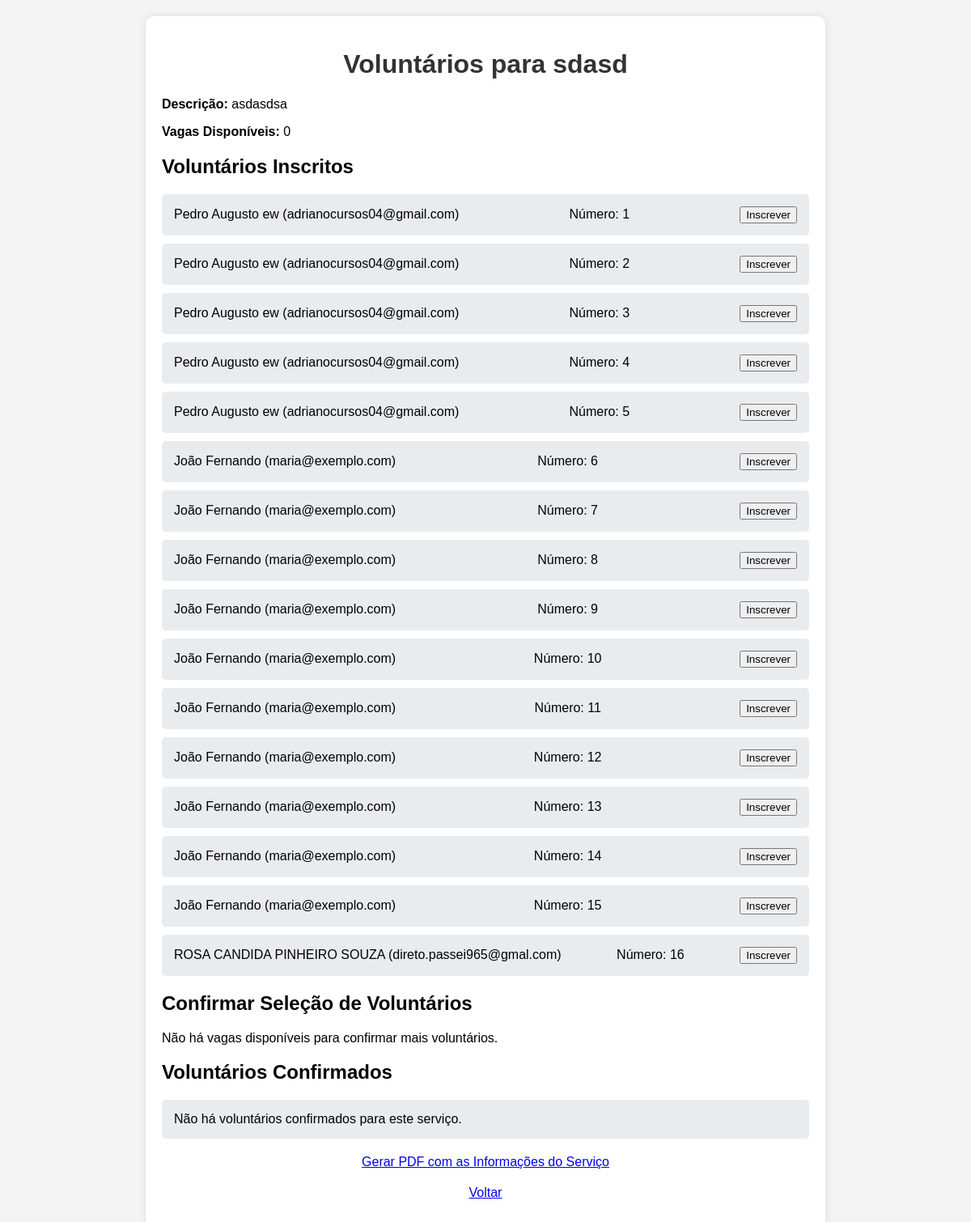
The page /voluntarios.php?servico_id=1 (signed in) on the database its author committed.
### tables this page shows
CREATE TABLE `servicos` (
  `id` int(11) NOT NULL,
  `nome` varchar(100) NOT NULL,
  `descricao` text NOT NULL,
  `quantidade` int(11) NOT NULL DEFAULT 0
);

CREATE TABLE `voluntarios` (
  `id` int(11) NOT NULL,
  `usuario_id` int(11) NOT NULL,
  `servico_id` int(11) NOT NULL,
  `estado` enum('inscrito','escalado') NOT NULL DEFAULT 'inscrito'
);

CREATE TABLE `usuarios` (
  `id` int(11) NOT NULL,
  `nome` varchar(100) NOT NULL,
  `email` varchar(100) NOT NULL,
  `senha` varchar(255) NOT NULL,
  `is_admin` tinyint(1) DEFAULT 0
);

### voluntarios.php (the view, shortened to what this page needs)
<?php
require 'config.php';
$servico_id = (int)$_GET['servico_id'];
$stmt = $pdo->prepare("SELECT * FROM servicos WHERE id = :id");
$stmt->execute(['id' => $servico_id]);
$servico = $stmt->fetch();
$stmt = $pdo->prepare("SELECT v.*, u.nome AS usuario_nome, u.email AS usuario_email FROM voluntarios v
                        JOIN usuarios u ON v.usuario_id = u.id
                        WHERE v.servico_id = :servico_id");
$stmt->execute(['servico_id' => $servico_id]);
$voluntarios = $stmt->fetchAll();
$stmt = $pdo->prepare("SELECT c.*, u.nome AS usuario_nome, u.email AS usuario_email FROM confirmados c
                        JOIN usuarios u ON c.usuario_id = u.id
                        WHERE c.servico_id = :servico_id");
$stmt->execute(['servico_id' => $servico_id]);
$confirmados = $stmt->fetchAll();
$vagas_disponiveis = $servico['quantidade'];
$num_confirmados = count($confirmados);
?>
<!DOCTYPE html>
<html lang="pt-BR">
<head>
</head>
<body>
    <div class="container">
        <h1>Voluntários para <?= htmlspecialchars($servico['nome']) ?></h1>
        <p><strong>Descrição:</strong> <?= htmlspecialchars($servico['descricao']) ?></p>
        <p><strong>Vagas Disponíveis:</strong> <?= htmlspecialchars($servico['quantidade']) ?></p>
        <h2>Voluntários Inscritos</h2>
        <ul>
            <?php if (empty($voluntarios)): ?>
                <li>Não há voluntários inscritos para este serviço.</li>
            <?php else: ?>
                <?php foreach ($voluntarios as $index => $voluntario): ?>
                    <li>
                        <span><?= htmlspecialchars($voluntario['usuario_nome']) ?> (<?= htmlspecialchars($voluntario['usuario_email']) ?>)</span>
                        <span>Número: <?= $index + 1 ?></span>
                        <?php if ($voluntario['estado'] === 'escalado'): ?>
                            <span>Escalado</span>
                        <?php else: ?>
                            <form method="POST" action="processar_inscricao.php" style="display:inline;">
                                <button type="submit">Inscrever</button>
                            </form>
                        <?php endif; ?>
                    </li>
                <?php endforeach; ?>
            <?php endif; ?>
        </ul>
        <h2>Confirmar Seleção de Voluntários</h2>
        <?php if ($vagas_disponiveis === $num_confirmados): ?>
            <p>Não há vagas disponíveis para confirmar mais voluntários.</p>
        <?php endif; ?>
        <h2>Voluntários Confirmados</h2>
        <ul>
            <?php if (empty($confirmados)): ?>
                <li>Não há voluntários confirmados para este serviço.</li>
            <?php else: ?>
                <?php foreach ($confirmados as $confirmado): ?>
                    <li><?= htmlspecialchars($confirmado['usuario_nome']) ?> (<?= htmlspecialchars($confirmado['usuario_email']) ?>)</li>
                <?php endforeach; ?>
            <?php endif; ?>
        </ul>
        <?php if ($vagas_disponiveis === $num_confirmados): ?>
            <div class="pdf-link">
                <a href="gerar_pdf.php?servico_id=<?= $servico_id ?>" target="_blank">Gerar PDF com as Informações do Serviço</a>
            </div>
        <?php endif; ?>
        <div class="back-link">
            <p><a href="servicos.php">Voltar</a></p>
        </div>
    </div>
</body>
</html>

### voluntarios.php (style rules this page uses)
body { font-family: Arial, sans-serif; background-color: #f4f4f4; margin: 0; padding: 20px; }
.container { max-width: 800px; margin: auto; background: white; padding: 20px; border-radius: 10px; box-shadow: 0 0 10px rgba(0, 0, 0, 0.1); }
h1 { text-align: center; color: #333; }
ul { list-style: none; padding: 0; }
li { background: #e9ecef; margin: 10px 0; padding: 15px; border-radius: 5px; display: flex; justify-content: space-between; align-items: center; }
.back-link, .pdf-link { text-align: center; margin-top: 20px; }

### rows shown on the page
servicos: nome "sdasd", descricao "asdasdsa", quantidade "0"
voluntarios: usuario.nome "Pedro Augusto ew", usuario.email "adrianocursos04@gmail.com"
voluntarios: usuario.nome "Pedro Augusto ew", usuario.email "adrianocursos04@gmail.com"
voluntarios: usuario.nome "Pedro Augusto ew", usuario.email "adrianocursos04@gmail.com"
voluntarios: usuario.nome "Pedro Augusto ew", usuario.email "adrianocursos04@gmail.com"
voluntarios: usuario.nome "Pedro Augusto ew", usuario.email "adrianocursos04@gmail.com"
voluntarios: usuario.nome "João Fernando", usuario.email "maria@exemplo.com"
voluntarios: usuario.nome "João Fernando", usuario.email "maria@exemplo.com"
voluntarios: usuario.nome "João Fernando", usuario.email "maria@exemplo.com"
voluntarios: usuario.nome "João Fernando", usuario.email "maria@exemplo.com"
voluntarios: usuario.nome "João Fernando", usuario.email "maria@exemplo.com"
voluntarios: usuario.nome "João Fernando", usuario.email "maria@exemplo.com"
voluntarios: usuario.nome "João Fernando", usuario.email "maria@exemplo.com"
voluntarios: usuario.nome "João Fernando", usuario.email "maria@exemplo.com"
voluntarios: usuario.nome "João Fernando", usuario.email "maria@exemplo.com"
voluntarios: usuario.nome "João Fernando", usuario.email "maria@exemplo.com"
voluntarios: usuario.nome "ROSA CANDIDA PINHEIRO SOUZA", usuario.email "direto.passei965@gmal.com"
